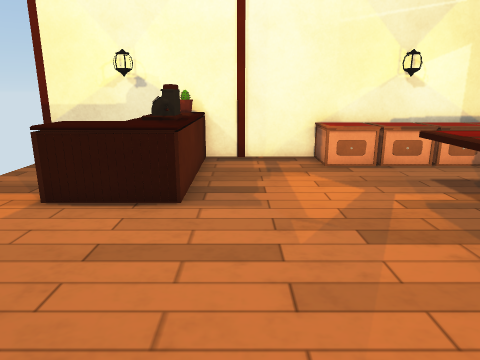
view 1 (above)

15 first-person views from a walk through a Unity game level. The camera is 1.3 m above the floor, tilts 14° down and sees 70° across. The floor is counted in squares, 0.5 m on a side. Each view is taken from the middle of a square. On the plan, view 1 faces up. The plan holds only what a view shows up to about 20 squares ahead; the rest is blank. The place goes on beyond the plan. The player character is not drawn. Some animated figures are left out. Some surface patterns are stand-ins.

view 2
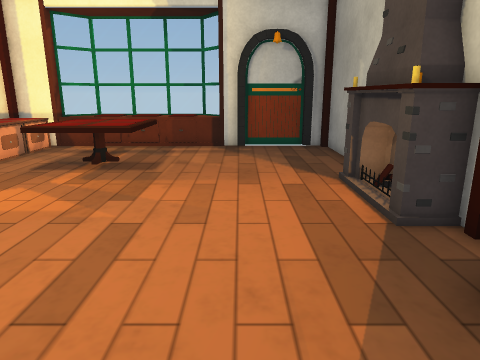

view 3
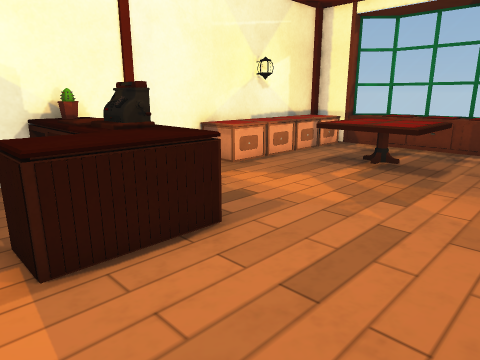

view 4
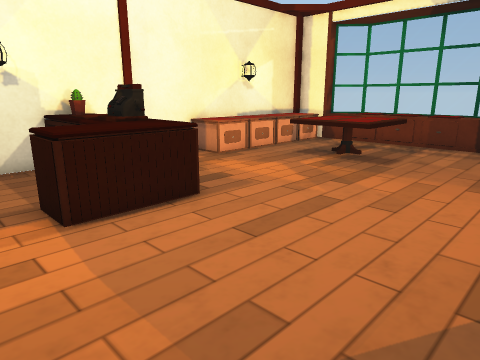

view 5
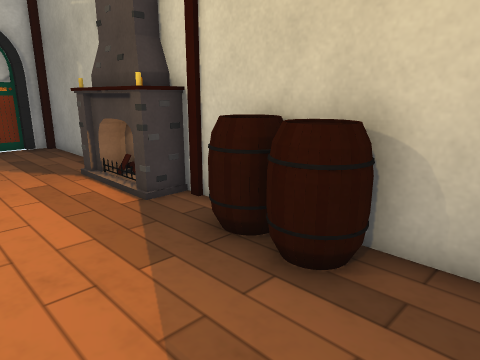

view 6
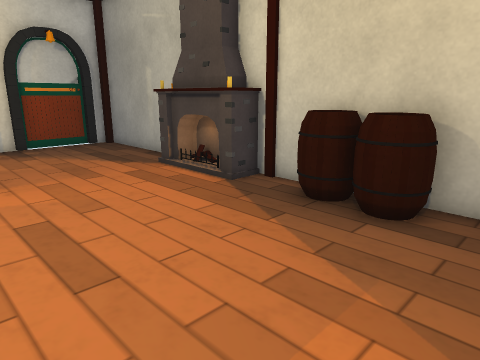

view 7
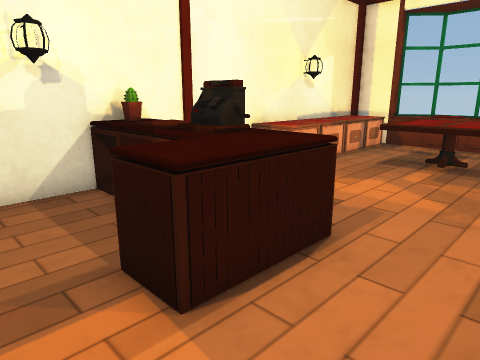

view 8
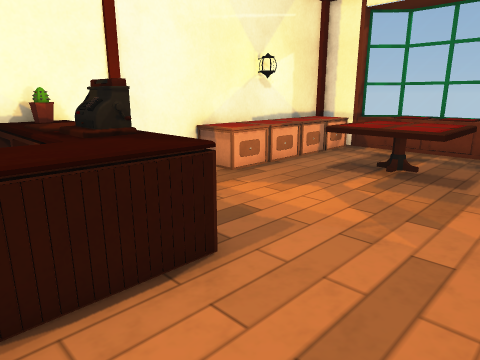

view 9
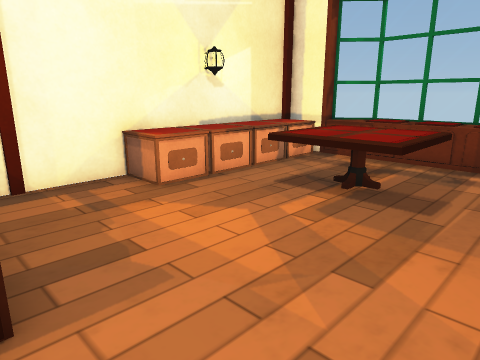

view 10
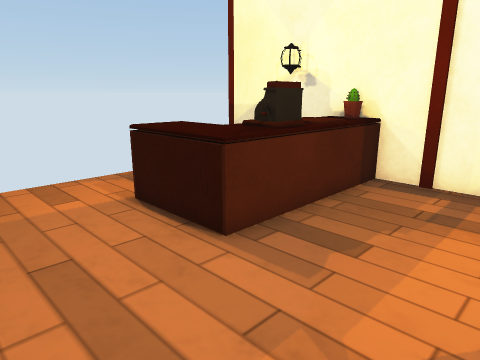

view 11
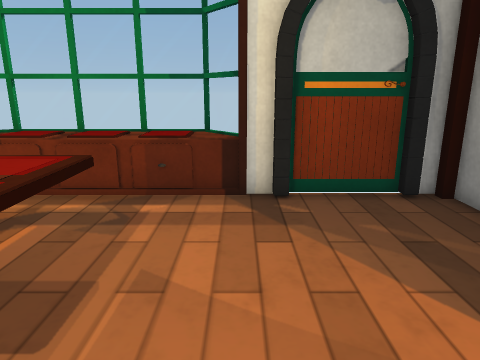

view 12
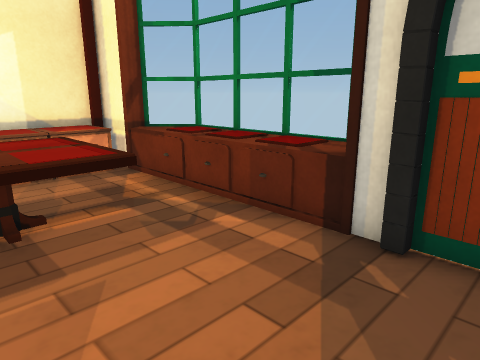

view 13
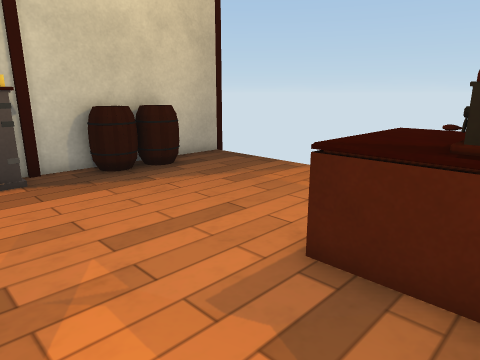

view 14
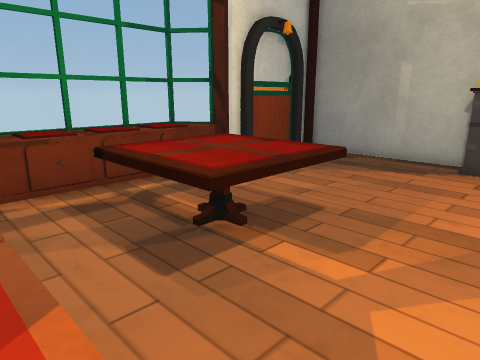

view 15
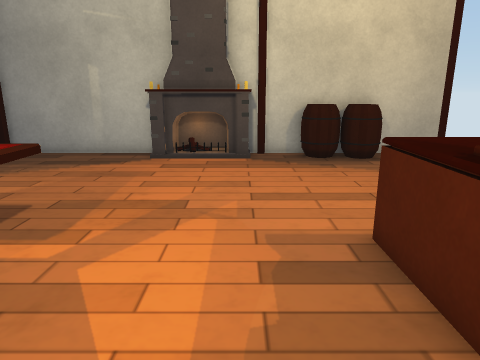

### Floor plan
Key: @ floor where view 1 was taken; # wall or solid block; . floor; ^ raised ledge; O other object.
Columns run from 8 left of view 1 to 14 right of it. Each row starts with its distance up from view 1.
 15 ######O##############
 14   .O OOO ..OOOOOOOOO#
 13   ...OOO...OOOOOOOOO##
 12  ....OOO............^^
 11  ....OOO............^^#
 10  ..OOOOO.....OOOOO..^^^
  9  ..OOOOO.....OOOOO..^^^
  8  ..OOOOO.....OOOOO..^^^
  7  ............OOOOO..^^^
  6  ...................^^^
  5  ...................^^#
  4  ...................##
  3  ...................#
  2  ...................#
  1  ...................#
  0  ..OOOO.@OOOO.......#
 -1    OOOO #OOOOO  #####
 -2 #####OO##O  OO##

Where each view was taken, in squares from view 1:
view 1: 0 up, 0 right, facing up
view 2: 3 up, 6 left, facing right
view 3: 3 up, 6 left, facing up-right
view 4: 1 up, 7 left, facing up-right
view 5: 4 up, 7 left, facing down-right
view 6: 7 up, 7 left, facing down-right
view 7: 5 up, 7 left, facing up-right
view 8: 4 up, 5 left, facing up-right
view 9: 4 up, 2 left, facing up-right
view 10: 4 up, 3 right, facing up-left
view 11: 4 up, 3 right, facing right
view 12: 1 up, 6 right, facing up-right
view 13: 11 up, 3 right, facing down-left
view 14: 13 up, 2 right, facing down-right
view 15: 14 up, 1 right, facing down
